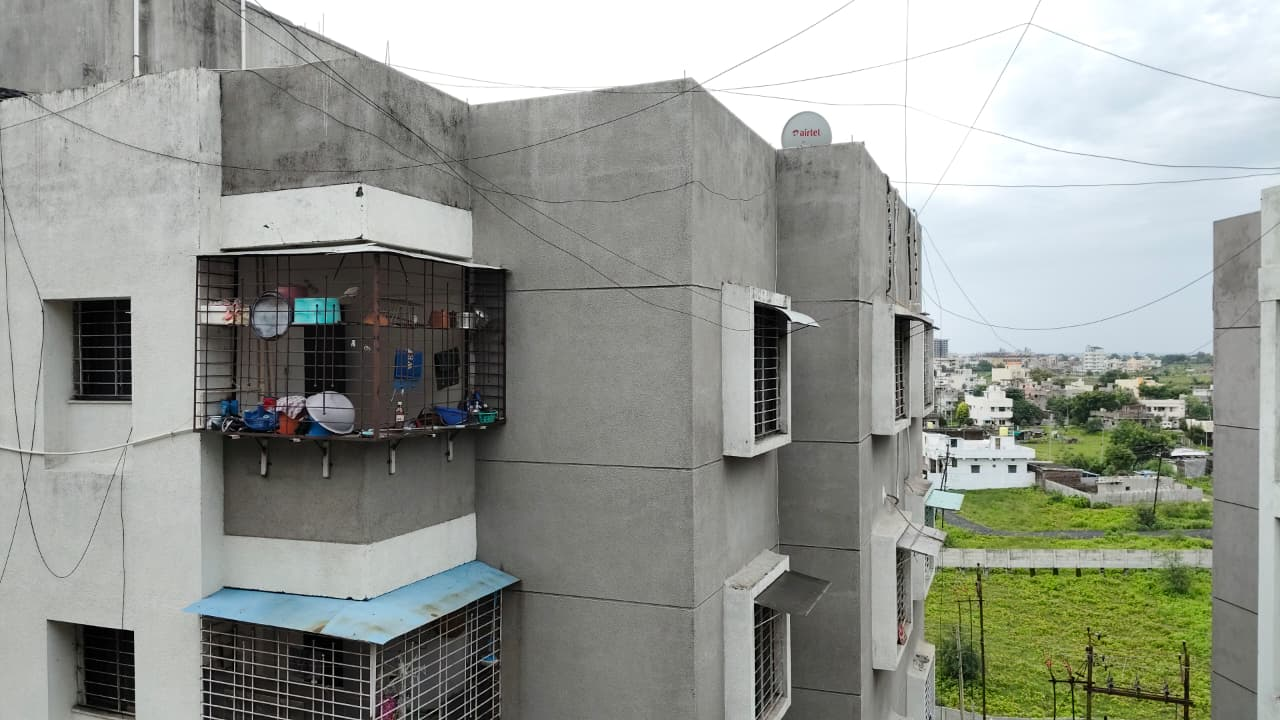
#> input picture Image Stitching/image_left.jpg, 1280 x 720 px, given in place of the camera
$ python colour_tracker.py
#> lines starting #> are read from the running program, lines starting #| are printed output that depends on the picture; after the words box and inside, x2 and y2 are one past the last pixel; in counts of white or black regions, pixels touching at a corner belong together
import cv2
import numpy as np

# Open webcam
cap = cv2.VideoCapture(0)

while True:
    # Read frame from the webcam
    ret, frame = cap.read()
#> frame is the input picture: shape (720, 1280, 3); mean B, G, R 145.4, 152.3, 148.6
    if not ret:
        break

    # Convert frame from BGR to HSV
    hsv = cv2.cvtColor(frame, cv2.COLOR_BGR2HSV)
#> hsv: shape (720, 1280, 3); mean H, S, V 45, 24.9, 154

    # Define range for blue in HSV
    lower_blue = np.array([100, 150, 50])
    upper_blue = np.array([140, 255, 255])

    # Create mask; isolate blue pixels
    mask = cv2.inRange(hsv, lower_blue, upper_blue)
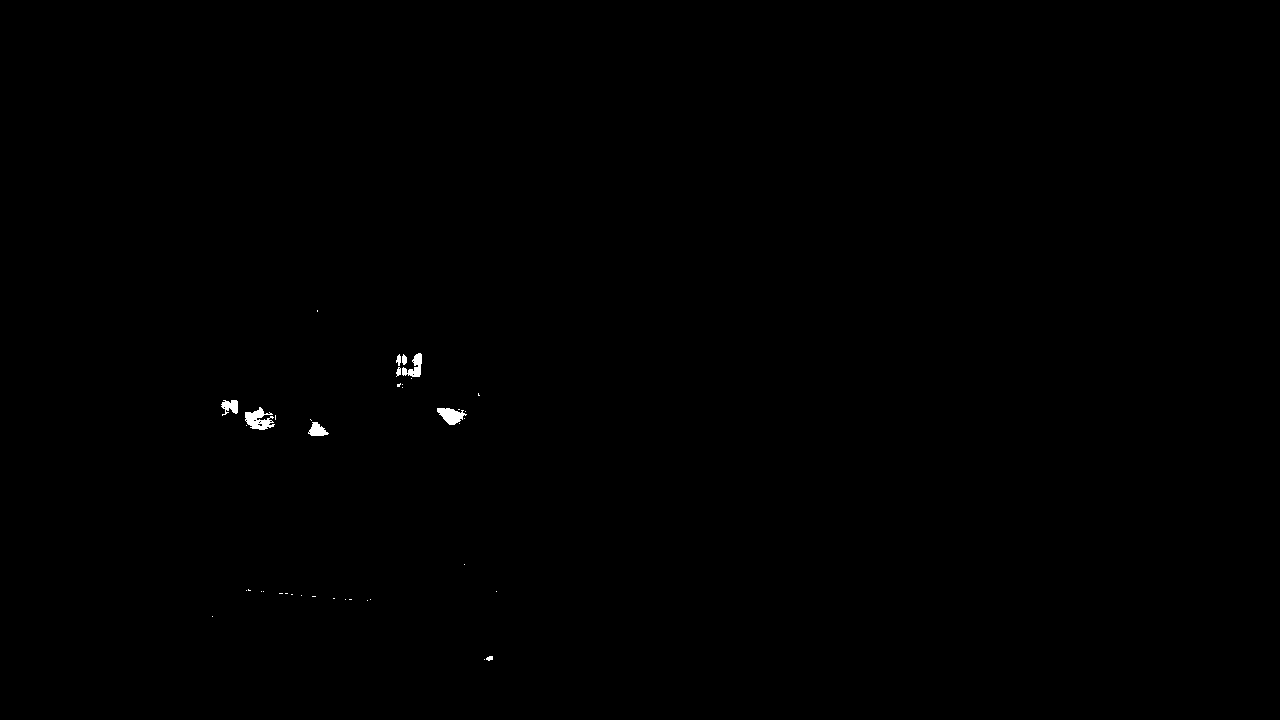
#> mask: shape (720, 1280); 0.16% white; 40 white regions (31 under 20 px)

    # Find contours in mask
    contours, _ = cv2.findContours(mask, cv2.RETR_TREE, cv2.CHAIN_APPROX_SIMPLE)
#> contours = 51 contours, 43 with area under 20; largest, box (x1, y1, x2, y2) and area: (245, 407, 275, 430) 332, (437, 408, 467, 425) 268, (402, 353, 422, 377) 200, (308, 422, 329, 436) 154, (221, 400, 238, 416) 138, (402, 354, 407, 365) 30, (396, 354, 401, 366) 26, (396, 367, 401, 377) 22

    # 5. Find the largest contour, draw box
    if len(contours) > 0:
        # Find contour with max area
        largest_contour = max(contours, key=cv2.contourArea)
#> largest_contour = contour of 87 points, box (x1, y1, x2, y2) (245, 407, 275, 430), area 332

        # Get box coordinates (x, y, width, height)
        x, y, w, h = cv2.boundingRect(largest_contour)
#> x = 245; y = 407; w = 30; h = 23

        # Draw rectangle on original frame
        cv2.rectangle(frame, (x, y), (x + w, y + h), (0, 255, 0), 2)
#> frame: shape (720, 1280, 3); 0.03% of pixels changed, all inside (x1, y1, x2, y2) = (244, 406, 277, 432)

    # Display original frame with bounding box
    cv2.imshow("Color Tracker", frame)

    # Break loop if 'q' is pressed
    if cv2.waitKey(1) & 0xFF == ord('q'):
#> (key q is pressed here)
        break

# Release webcam and close all windows
cap.release()
cv2.destroyAllWindows()
